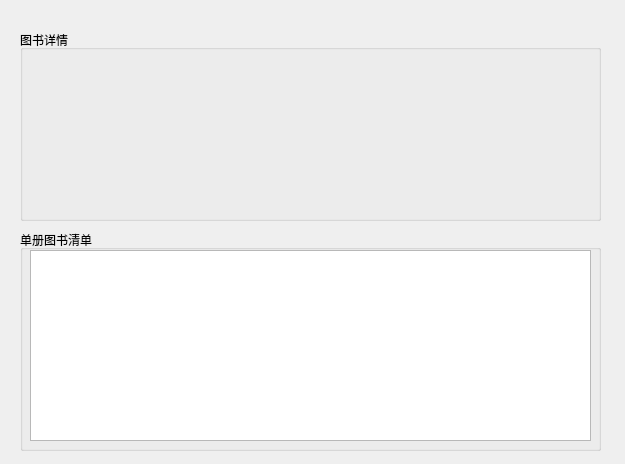
<?xml version="1.0" encoding="UTF-8"?>
<ui version="4.0">
 <class>item_Dialog</class>
 <widget class="QDialog" name="item_Dialog">
  <property name="geometry">
   <rect>
    <x>0</x>
    <y>0</y>
    <width>625</width>
    <height>464</height>
   </rect>
  </property>
  <property name="windowTitle">
   <string>图书信息</string>
  </property>
  <widget class="QGroupBox" name="groupBox">
   <property name="geometry">
    <rect>
     <x>20</x>
     <y>30</y>
     <width>581</width>
     <height>191</height>
    </rect>
   </property>
   <property name="title">
    <string>图书详情</string>
   </property>
   <widget class="QLabel" name="item_label">
    <property name="geometry">
     <rect>
      <x>10</x>
      <y>10</y>
      <width>561</width>
      <height>171</height>
     </rect>
    </property>
    <property name="text">
     <string/>
    </property>
   </widget>
  </widget>
  <widget class="QGroupBox" name="groupBox_2">
   <property name="geometry">
    <rect>
     <x>20</x>
     <y>230</y>
     <width>581</width>
     <height>221</height>
    </rect>
   </property>
   <property name="title">
    <string>单册图书清单</string>
   </property>
   <widget class="QTreeView" name="bookview">
    <property name="geometry">
     <rect>
      <x>10</x>
      <y>20</y>
      <width>561</width>
      <height>191</height>
     </rect>
    </property>
    <property name="font">
     <font>
      <pointsize>13</pointsize>
     </font>
    </property>
    <property name="contextMenuPolicy">
     <enum>Qt::NoContextMenu</enum>
    </property>
    <property name="editTriggers">
     <set>QAbstractItemView::NoEditTriggers</set>
    </property>
    <property name="alternatingRowColors">
     <bool>true</bool>
    </property>
    <property name="rootIsDecorated">
     <bool>false</bool>
    </property>
    <property name="headerHidden">
     <bool>true</bool>
    </property>
    <attribute name="headerDefaultSectionSize">
     <number>180</number>
    </attribute>
    <attribute name="headerMinimumSectionSize">
     <number>30</number>
    </attribute>
   </widget>
  </widget>
 </widget>
 <resources/>
 <connections/>
</ui>
